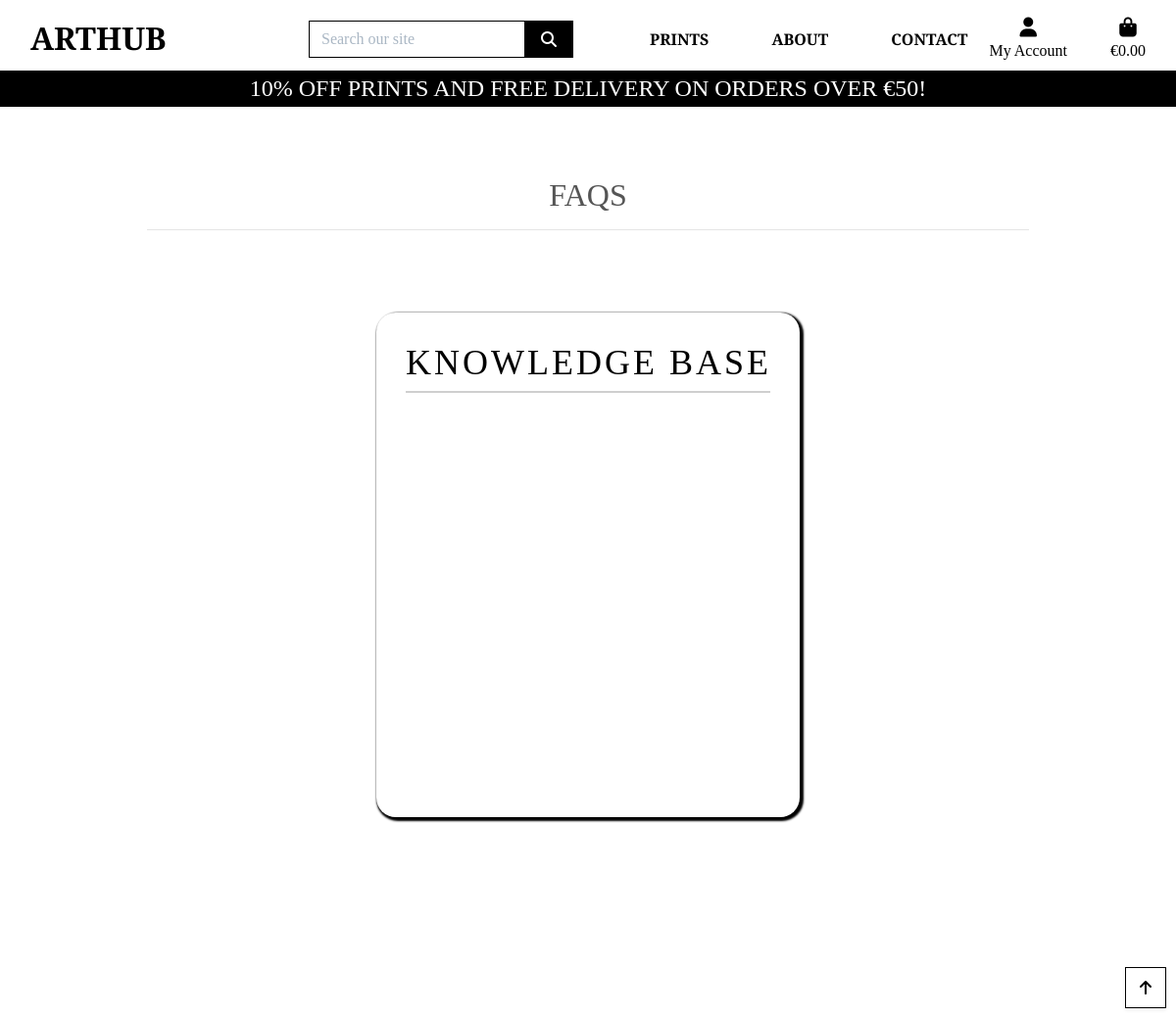
Page /faq/ on the earlier database version.
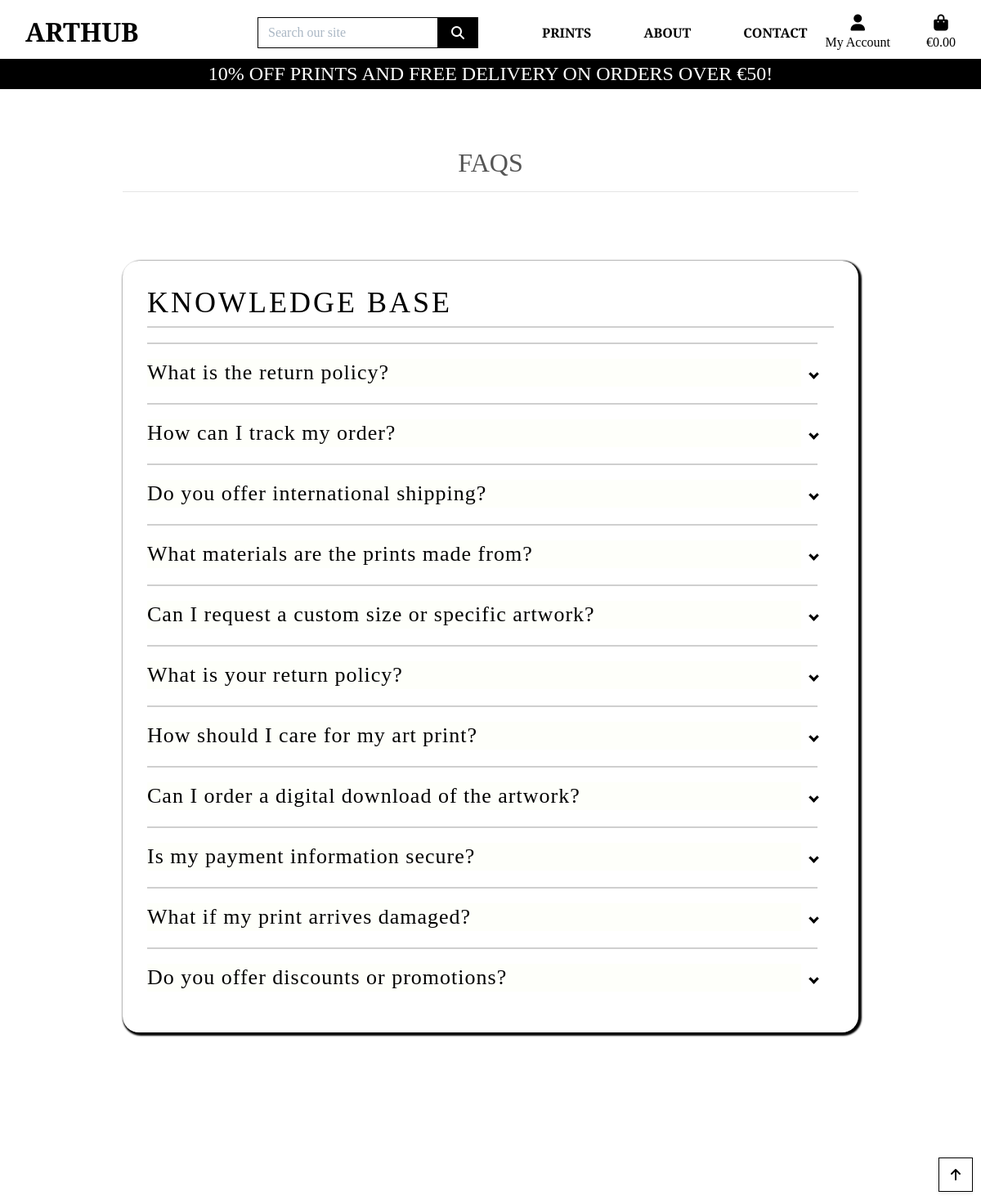
Same page on the later database version.
### faq/models.py (models this page shows, shortened)
class Faq(models.Model):
    question = models.TextField()
    answer = models.TextField()

### faq/views.py (the view)
# urls.py: path('faq/', include('faq.urls')),
def faq(request):
    context = {
        'faqs': Faq.objects.all(),
    }
    return render(request, 'faq/faq.html', context)

### faq/templates/faq/faq.html (shortened to what this page needs)
{% extends "base.html" %}
{% load static %}
{% block page_header %}
    <div class="container header-container">
    </div>
{% endblock %}
{% block content %}
    <div class="row">
        <div class="col text-center mt-3">
            <h2 class="logo-font">FAQs</h2>
                <hr class="w-75 mb-1">
        </div>
    </div>
    <div class="default-page-container" id="faq-accordion-container">
        <div id="faq-accordion">
            <h1 id="faq-heading">Knowledge Base</h1>
            <ul class="faq-ul">
            {% for faq in faqs %}
                <li class="faq-li">
                    <h2 class="faq-h2">{{ faq.question }}</h2>
                </li>
            {% endfor %}
            </ul>
        </div>
    </div>
    <div class="btt-button shadow-sm rounded-0 border border-black">
        <a class="btt-link d-flex h-100">
            <i class="fas fa-arrow-up text-black mx-auto my-auto"></i>
        </a>
    </div>
{% endblock %}

### templates/base.html (shortened to what this page needs)
{% load static %}
<!doctype html>
<html lang="en">
  <head>
    {% block corecss %}
        <link rel="stylesheet" href="https://cdn.jsdelivr.net/npm/bootstrap@4.4.1/dist/css/bootstrap.min.css">
        <link rel="stylesheet" href="{% static 'css/base.css' %}">
    {% endblock %}
  </head>
  <body>
    <header class="container-fluid fixed-top">
      <div id="topnav" class="row bg-white pt-lg-2">
          <div class="col-12 col-lg-3 my-auto py-1 py-lg-0 text-center text-lg-left">
              <a href="{% url 'home' %}" class="nav-link main-logo-link">
                  <h2 class="logo-font text-black my-0"><strong>Arthub</strong></h2>
              </a>
          </div>
          <div class="col-12 col-lg-3 my-auto py-1 py-lg-0 hide-on-mobile">
              <form method="GET" action="{% url 'products' %}">
                  <div class="input-group w-100">
                      <input class="form-control border border-black rounded-0" type="text" name="q" placeholder="Search our site">
                      <div class="input-group-append">
                          <button class="form-control btn btn-black border border-black rounded-0" type="submit">
                              <span class="icon">
                                  <i class="fas fa-search"></i>
                              </span>
                          </button>
                      </div>
                  </div>
              </form>
          </div>
            <div class="col-12 col-lg-3 my-auto py-1 py-lg-0">
              <nav class="navbar navbar-expand-lg navbar-light w-100">
                  {% include 'includes/main-nav.html' %}
              </nav>
            </div>
          <div class="col-12 col-lg-3 my-auto py-1 py-lg-0 hide-on-mobile">
              <ul class="list-inline list-unstyled text-center text-lg-right my-0">
                  <li class="list-inline-item dropdown">
                      <a class="text-black nav-link" href="#" id="user-options" data-toggle="dropdown" aria-haspopup="true" aria-expanded="false">
                          <div class="text-center">
                              <div><i class="fas fa-user fa-lg"></i></div>
                              <p class="my-0">My Account</p>
                          </div>
                      </a>
                  </li>
                  <li class="list-inline-item">
                      <a class="{% if grand_total %}text-info font-weight-bold{% else %}text-black{% endif %} nav-link" href="{% url 'view_bag' %}">
                          <div class="text-center">
                              <div><i class="fas fa-shopping-bag fa-lg"></i></div>
                              <p class="my-0">
                                  {% if grand_total %}
                                      €{{ grand_total|floatformat:2 }}
                                  {% else %}
                                      €0.00
                                  {% endif %}
                              </p>
                          </div>
                      </a>
                  </li>
              </ul>
          </div>
      </div>
      <div id="delivery-banner" class="row text-center">
          <div class="col bg-black text-white">
              <h4 class="logo-font my-1">10% Off Prints and Free Delivery On Orders Over €{{ free_delivery_threshold }}!</h4>
          </div>
      </div>
    </header>
    {% block page_header %}
    {% endblock %}
    {% block content %}
    {% endblock %}
  </body>
</html>

### templates/includes/main-nav.html (shortened to what this page needs)
<div class="collapse navbar-collapse" id="main-nav">
    <ul class="navbar-nav w-auto mx-auto">
        <li class="nav-item dropdown">
            <a class="logo-font font-weight-bold nav-link text-black mr-5" href="#" id="prints-link" data-toggle="dropdown" aria-haspopup="true" aria-expanded="false">
                Prints
            </a>
        </li>
        <li class="nav-item dropdown">
            <a class="logo-font font-weight-bold nav-link text-black mr-5" href="#" id="about-link" data-toggle="dropdown" aria-haspopup="true" aria-expanded="false">
                About
            </a>
        </li>
        <li class="nav-item dropdown">
            <a href="{% url 'contact-form' %}" class="logo-font font-weight-bold nav-link text-black mr-5">Contact</a>
        </li>
    </ul>
</div>

### static/css/base.css (style rules this page uses)
html { height: 100%; }
body { background: url('/media/homepage_background_cropped.webp') no-repeat center center fixed; background-size: cover; height: calc(100vh - 164px); color: #555; font-family: 'Playfair Display', serif; }
.icon { align-items: center; display: inline-flex; justify-content: center; height: 1.5rem; width: 1.5rem; }
.logo-font { text-transform: uppercase; }
.main-logo-link { width: fit-content; }
.btn-black { background: black; color: white; }
.text-black { color: #000 !important; }
.text-white { color: #fff !important; }
.border-black { border: 1px solid black !important; }
.bg-black { background: #000 !important; }
.btt-button { height: 42px; width: 42px; position: fixed; bottom: 10px; right: 10px; }
.btt-link, .update-link, .remove-item { cursor: pointer; }
input[name='q']::placeholder { color: #aab7c4; }
#faq-accordion-container { display: flex; justify-content: center; min-height: 100vh; }
.flipIn, .faq-ul li, #faq-heading { animation: flipdown 0.5s ease both; }
.no-select, .faq-h2 { -webkit-tap-highlight-color: rgba(0, 0, 0, 0); -webkit-touch-callout: none; -webkit-user-select: none; -khtml-user-select: none; -moz-user-select: none; -ms-user-select: none; user-select: none; }
#faq-accordion { min-height: 0; display: inline-block; position: relative; margin: 80px 90px 205px 90px; box-shadow: 2px 2px 2px 2px #000; background-color: #fff; color: #000; max-width: 900px; min-width: 320px; padding: 30px; border-radius: 20px }
#faq-heading { text-transform: uppercase; font-size: 36px; line-height: 42px; letter-spacing: 3px; font-weight: 100; }
.faq-h2 { font-size: 26px; line-height: 34px; font-weight: 300; letter-spacing: 1px; display: block; background-color: #fefffa; margin: 0; cursor: pointer; }
.faq-ul { list-style: none; padding: 0; margin: 0; }
.faq-ul, .faq-li { position: relative; padding: 0; margin: 0; padding-bottom: 4px; padding-top: 18px; padding-right: 20px; border-top: 2px solid #cfcfcf; }
.faq-ul li:nth-of-type(1) { animation-delay: 0.2s; }
.faq-ul li:nth-of-type(2) { animation-delay: 0.3s; }
.faq-ul li:nth-of-type(3) { animation-delay: 0.4s; }
.faq-ul li:nth-of-type(4) { animation-delay: 0.5s; }
.faq-ul li:nth-of-type(5) { animation-delay: 0.6s; }
.faq-ul li:nth-of-type(6) { animation-delay: 0.7s; }
.faq-ul li:nth-of-type(7) { animation-delay: 0.8s; }
.faq-ul li:nth-of-type(8) { animation-delay: 0.9s; }
.faq-ul li:nth-of-type(9) { animation-delay: 1s; }
.faq-ul li:last-of-type { padding-bottom: 0; }
@media (min-width: 1200px) { body { background: url('/media/homepage_background_cropped.webp') no-repeat center center fixed; background-size: cover; height: calc(100vh - 164px); color: #555; font-family: 'Playfair Display', serif; } }
@media (min-width: 1200px) { .container { max-width: 80%; } }
@media (min-width: 992px) { body { background: url('/media/homepage_background_cropped.webp') no-repeat center center fixed; background-size: cover; height: calc(100vh - 164px); color: #555; font-family: 'Playfair Display', serif; } }
@media (min-width: 992px) { .header-container { padding-top: 164px; } }

Differences in the rows shown:
added Faq: question "What is the return policy?"
added Faq: question "How can I track my order?"
added Faq: question "Do you offer international shipping?"
added Faq: question "What materials are the prints made from?"
added Faq: question "Can I request a custom size or specific artwork?"
added Faq: question "What is your return policy?"
added Faq: question "How should I care for my art print?"
added Faq: question "Can I order a digital download of the artwork?"
added Faq: question "Is my payment information secure?"
added Faq: question "What if my print arrives damaged?"
added Faq: question "Do you offer discounts or promotions?"
